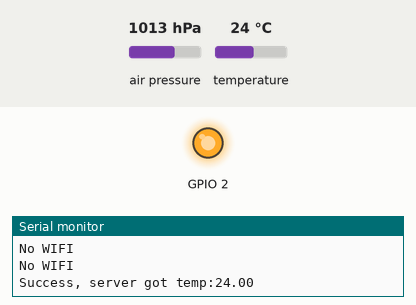
Recording of a sketch running on a simulated ESP8266 (NodeMCU). Shown: output pins drawn as LEDs (lit = HIGH), the last lines printed to the serial monitor. The test bench sets the inputs (shaded band); at power-on: air pressure 1013 hPa, temperature 24 °C. WiFi joins after 1.5 s; servers stay silent unless stated.

Above: at 2.6 s.
At 7.1 s:
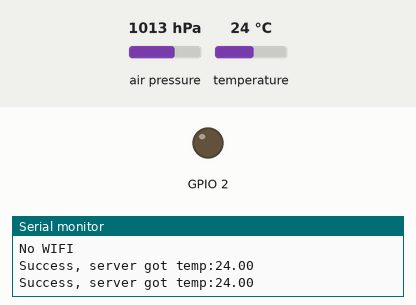
Timing chart, 0 to 8.2 s (numbered marks = the images above):
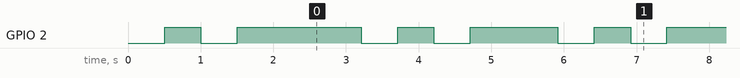

Measured:
- by itself, GPIO 2: moves between LOW and HIGH, repeating every 16.2 s
- by itself, everything shown: repeats every 2.7 s, in 4 steps

The sketch:

esp-bmp-test.ino
```cpp
#include <Wire.h>
#include <Adafruit_BMP280.h>
#include <Adafruit_Sensor.h>
#include <ESP8266WiFi.h>

const char* ssid        = "YOUR WIFI SSID";
const char* password    = "hiddenpassword";
const char* host        = "api.thingspeak.com";
const char* writeAPIKey = "YOUR APIKEY";

//BMP280
Adafruit_BMP280 bme;
void setup()
  {
    pinMode(LED_BUILTIN, OUTPUT);     // Initialize the LED_BUILTIN pin as an output
    Serial.begin(9600);

    //BMP280
    if (!bme.begin(0x76)) {
        Serial.println("No BMP280");
        while (1) {}
        digitalWrite(LED_BUILTIN, LOW);
        delay(5000);
        digitalWrite(LED_BUILTIN, HIGH);
        delay(5000);
    } else {
        Serial.println("BMP280 connection done");
    }
    //Connect to WiFi network
    WiFi.begin(ssid, password);
    while (WiFi.status() != WL_CONNECTED)
      {
        Serial.println("No WIFI");
        digitalWrite(LED_BUILTIN, LOW);
        delay(500);
        digitalWrite(LED_BUILTIN, HIGH);
        delay(500);
      }
  }

void loop()
  {
    //BMP280
      String t = String(bme.readTemperature());
      String p = String(bme.readPressure());
    //TCP CONNECTION
    WiFiClient client;
    const int httpPort = 80;
    if (!client.connect(host, httpPort))
      {
        Serial.println("No CONNECTION to Website");
        digitalWrite(LED_BUILTIN, LOW);
        delay(500);
        digitalWrite(LED_BUILTIN, HIGH);
        delay(500);
        digitalWrite(LED_BUILTIN, LOW);
        delay(5000);
        digitalWrite(LED_BUILTIN, HIGH);
        delay(5000);
      }
    String url = "/update?key=";
    url += writeAPIKey;
    url +="&field1=";
    url +=String(bme.readTemperature()); //BMP280 CELSIUS
    url +="&field2=";
    url +=String(bme.readPressure()/100); //BMP280 MILLIBAR
    url +="&field3=";
    url +=String(bme.readAltitude(1013.25)); //BMP280 METER
    url +="&field4=";
    url +=(bme.readAltitude(1013.25)); //BMP280 METER
    url += "\r\n";
    // Send request to the server
    client.print(String("GET ") + url + " HTTP/1.1\r\n" +
                 "Host: " + host + "\r\n" +
                 "Connection: close\r\n\r\n");

   Serial.println("Success, server got temp:" + String(bme.readTemperature()));
    delay(1000);
    digitalWrite(LED_BUILTIN, LOW);
    delay(500);
    digitalWrite(LED_BUILTIN, HIGH);
    delay(500);
    digitalWrite(LED_BUILTIN, LOW);
    delay(500);
    digitalWrite(LED_BUILTIN, HIGH);
}
```
